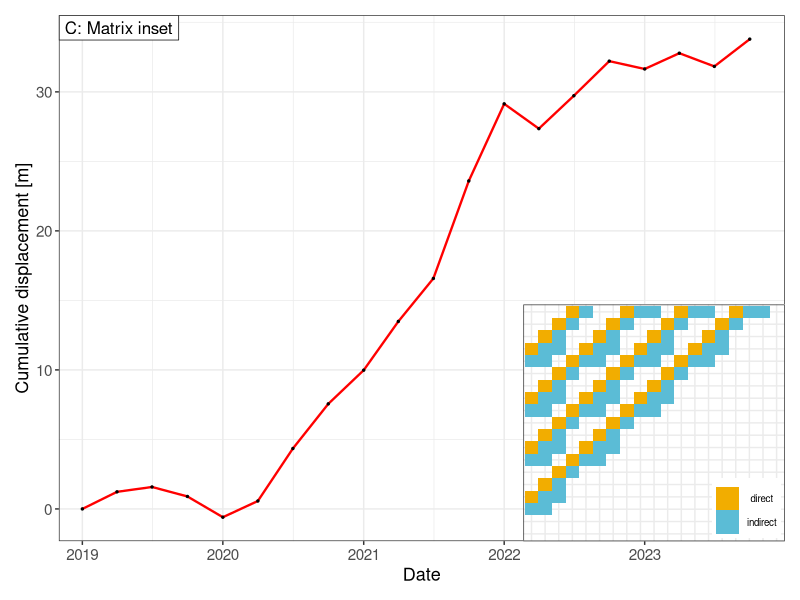
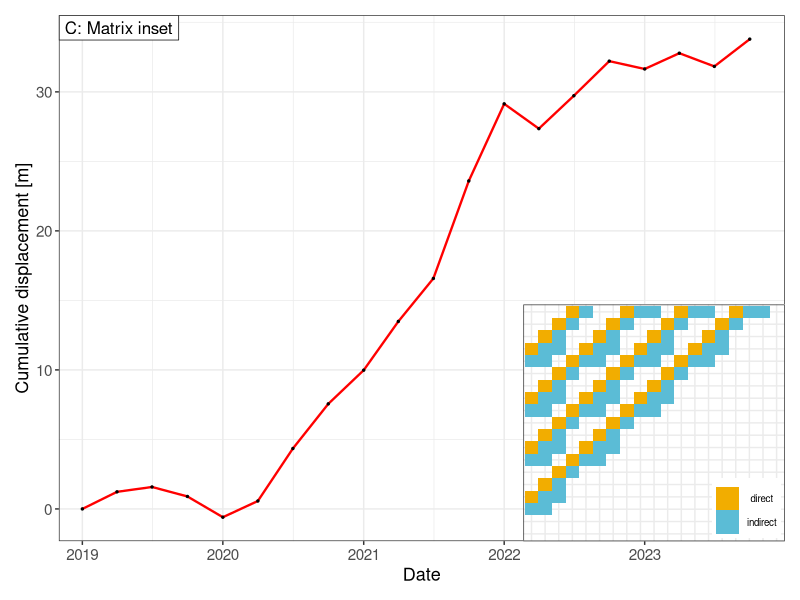

These figures' R source, in order:
library(ggplot2)
library(dplyr)
library(ggrepel)
library(patchwork)

setwd("/home/ariane/Documents/Project3/scripts/timeseries_inversion/Rplotting")
net <- read.csv("network_example.csv")
time <- read.csv("timeseries_example.csv")
time$date <- as.Date(time$date)

#get all dates to set limits for axes - otherwise missing date combinations may lead to missing dates on the axes
dates = sort(unique(c(net$date0, net$date1)))
dp1 = dates[1:length(dates)-1]
dp2 = dates[2:length(dates)]

#plot time-series
p1 <- ggplot(data = time)+
  geom_line(aes(date, disp_inversion), lwd = 0.8, color = "#FF0000")+
  geom_point(aes(date, disp_inversion), size = 0.5)+
  theme_bw()+
  scale_x_date(expand = c(0,0), limits = c(as.Date("01.11.2018", "%d.%m.%Y"), as.Date("31.12.2023", "%d.%m.%Y")))+
  annotate("label",label = "C: Matrix inset", x = as.Date("01.11.2018", "%d.%m.%Y"), y =Inf,  vjust = 1, hjust = 0,
           label.r =unit(0,"lines"),label.padding = unit(1.5, "mm"), size = 4.3)+
  labs(x = "Date", y = "Cumulative displacement [m]")+
  theme(axis.text=element_text(size=11),
        axis.title=element_text(size=13))

#plot matrix
p2 <- ggplot()+
  geom_tile(data = net, aes(date0, date1, fill = connection_type))+
  scale_fill_manual(values = c("#F2AD00", "#5BBCD6"))+
  theme_bw()+
  labs(fill = "")+
  scale_x_discrete(limits = dp1)+
  scale_y_discrete(limits = dp2)+
  theme(axis.text.x = element_blank(),
         axis.text.y = element_blank(),
         axis.title = element_blank(),
         axis.ticks = element_blank(),
         legend.title=element_text(size=9, hjust = 0.5, vjust = 0.5),
         legend.text=element_text(size=7, hjust = 0.5, vjust = 0.5),
         legend.key.size = unit(0.6, "cm"),
         legend.spacing.y = unit(0.2, "cm"),
         legend.spacing.x = unit(0.2, 'cm'),
         legend.position = c(0.98, 0.02),
         legend.justification = c(0.98, 0.02),
         legend.background = element_rect(fill = "white", color = NA, linewidth = 0.2), 
         legend.margin=margin(t=-0.3,l=0.1,b=0.1,r=0.1, unit='cm'),
         plot.margin=grid::unit(c(0,0,-1,-1), "mm"))

#add matrix to time-series plot
p1 + inset_element(p2, left = 0.64, bottom = 0, right = 1, top = 0.45)

ggsave("matrix_inset_example.png", dpi = 300, height = 10, width = 14, units = "cm")
